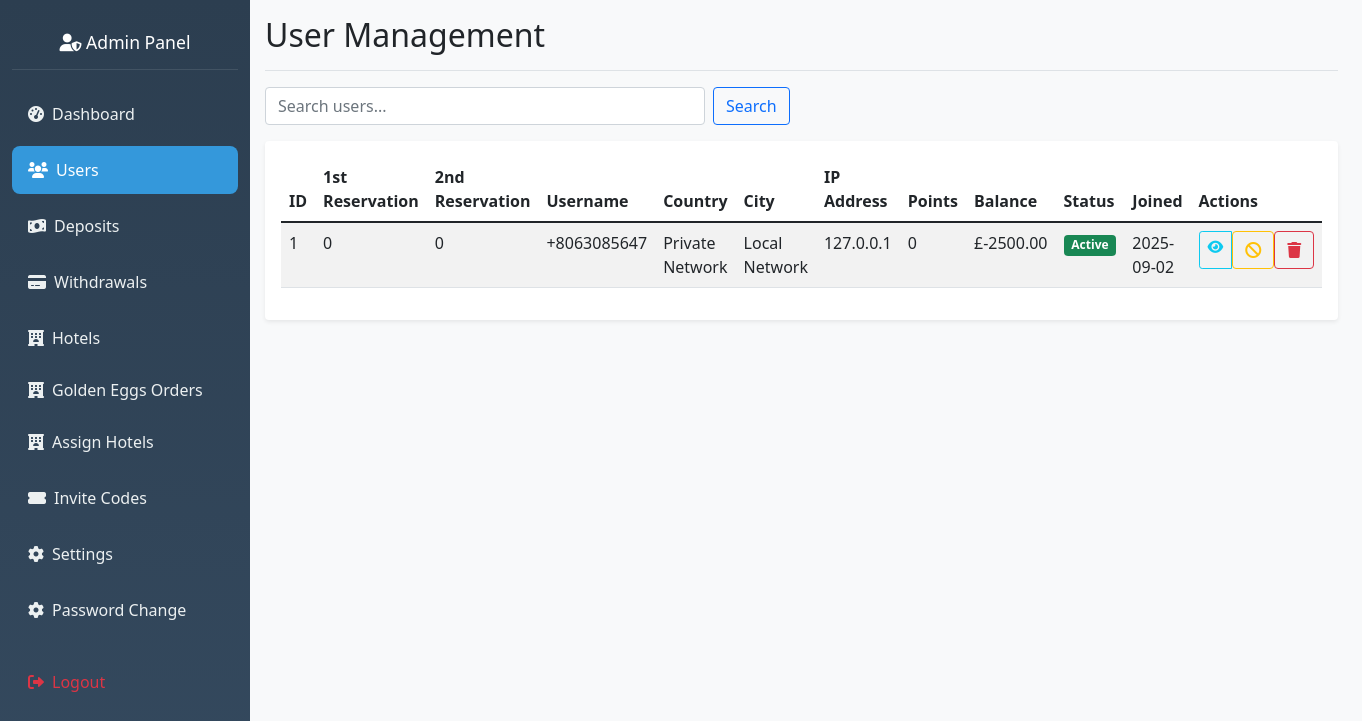
The page /admin/users (signed in) on the database as committed earlier.
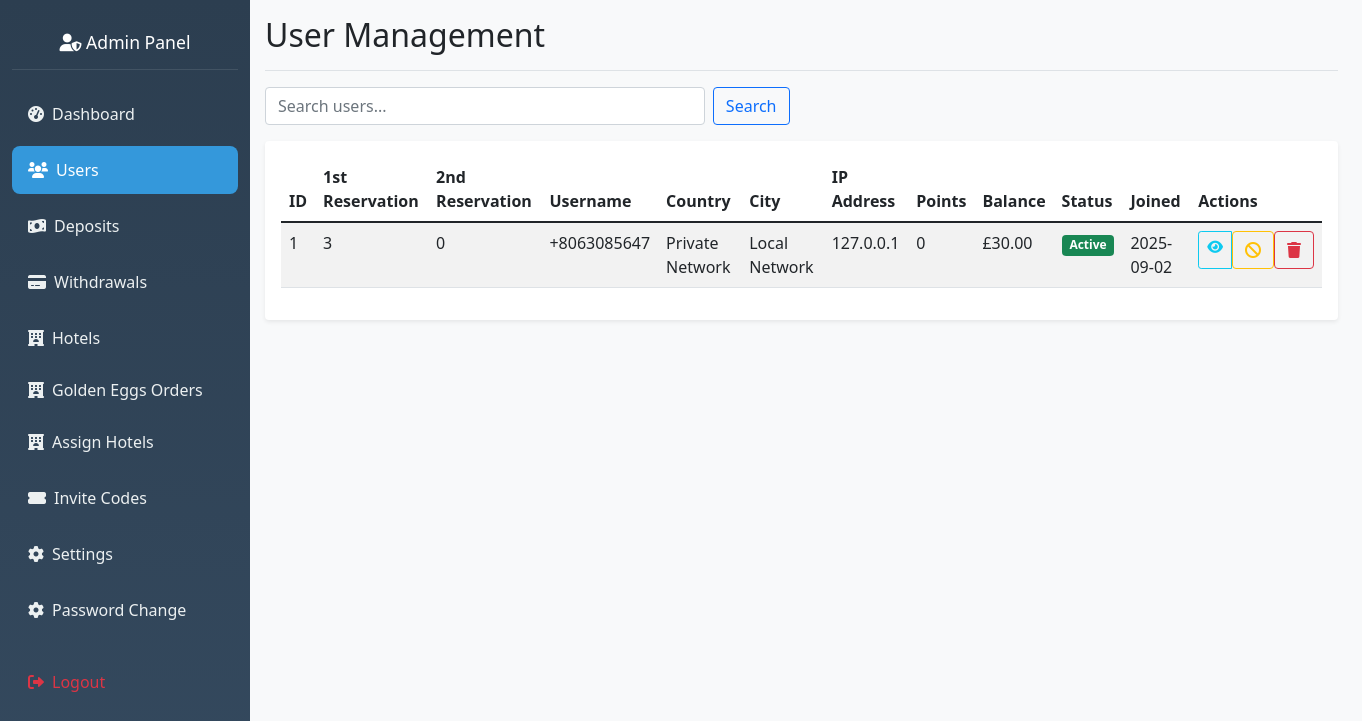
The same page on the database as committed later.
### hotel_app/models.py (models this page shows, shortened)
class User(db.Model, UserMixin):
    __tablename__ = 'user'
    id = db.Column(db.Integer, primary_key=True)
    nickname = db.Column(db.String(80))
    user_id = db.Column(db.String(6), unique=True)
    agent_id = db.Column(db.String(6), unique=True)
    contact = db.Column(db.String(20))
    invitation_code = db.Column(db.String(20))
    member_points = db.Column(db.Integer, default=0)
    trial_bonus = db.Column(db.Float, default=564.00)
    balance = db.Column(db.Float, default=0.00)
    total_deposits = db.Column(db.Float, default=0.0)
    vip_level = db.Column(db.String(10), default='VIP0')
    withdrawal_password = db.Column(db.String(100))
    password_hash = db.Column(db.String(100))
    is_active = db.Column(db.Boolean, default=False)
    created_at = db.Column(db.DateTime, default=datetime.utcnow)
    session_locked = db.Column(db.Boolean, default=False)
    total_commission_earned = db.Column(db.Float, default=0.0)
    first_session_completed = db.Column(db.Boolean, default=False)
    session_reset_date = db.Column(db.String)
    bound_wallet_type = db.Column(db.String(20))
    max_first_session_reservations = db.Column(db.Integer, default=35)
    wallet_bound_at = db.Column(db.DateTime)
    second_session_reservations_count = db.Column(db.Integer, default=0)
    second_session_commission = db.Column(db.Float, default=0.0)
    bound_wallet_address = db.Column(db.String(200))
    first_session_commission = db.Column(db.Float, default=0.0)
    first_session_reservations_count = db.Column(db.Integer, default=0)
    current_session = db.Column(db.String(10), default='first')
    revolut_name = db.Column(db.String(100))
    revolut_iban = db.Column(db.String(50))
    revolut_revtag = db.Column(db.String(20))
    ip_address = db.Column(db.String(45))  # IPv6 can be up to 45 characters
    country = db.Column(db.String(100))
    country_code = db.Column(db.String(2))
    region = db.Column(db.String(100))
    city = db.Column(db.String(100))
    latitude = db.Column(db.Float)
    longitude = db.Column(db.Float)
    timezone = db.Column(db.String(50))
    isp = db.Column(db.String(255))
    last_location_update = db.Column(db.DateTime, default=datetime.utcnow)
    current_session = db.Column(db.String(10), default='first')  # 'first' or 'second'
    session_reset_date = db.Column(db.Date)  # Date when session was last reset
    first_session_completed = db.Column(db.Boolean, default=False)
    first_session_reservations_count = db.Column(db.Integer, default=0)
    second_session_reservations_count = db.Column(db.Integer, default=0)
    max_first_session_reservations = db.Column(db.Integer, default=35)
    session_locked = db.Column(db.Boolean, default=False)  # Lock between sessions
    total_commission_earned = db.Column(db.Float, default=0.0)  # Total commissions earned
    first_session_commission = db.Column(db.Float, default=0.0)  # Commission from first session
    second_session_commission = db.Column(db.Float, default=0.0)  # Commission from second session
    reservations = db.relationship('Reservation', backref='user', cascade="all, delete-orphan",
        passive_deletes=True,lazy=True)
    deposit_requests = db.relationship('DepositRequest', backref='user', lazy=True)
    withdrawal_requests = db.relationship('WithdrawalRequest', backref='user', lazy=True)
    hotel_assignments = db.relationship('UserHotelAssignment', backref='user',cascade="all, delete-orphan",
        passive_deletes=True, lazy=True)
    hotel_ratings = db.relationship('UserHotelRating', backref='user', lazy=True)

### hotel_app/routes.py (the view)
@app.route('/admin/users')
@admin_required
def view_users():
    page = request.args.get('page', 1, type=int)
    search = request.args.get('search', '')
    vip_filter = request.args.get('vip_level', '')
    users_query = User.query
    if search:
        users_query = users_query.filter(
            User.nickname.contains(search) |
            User.user.agent_id.contains(search)
        )
    if vip_filter:
        users_query = users_query.filter(User.vip_level == vip_filter)
    users = users_query.order_by(User.id.desc()).paginate(
        page=page, per_page=20, error_out=False
    )
    vip_levels = ['vip0', 'vip1', 'vip2', 'vip3']
    return render_template('admin_users.html',
                         users=users,
                         search=search,
                         vip_levels=vip_levels,
                         current_vip_filter=vip_filter)

### hotel_app/routes.py (called while the page is built)
def admin_required(f):
    @wraps(f)
    def wrapper(*args, **kwargs):
        admin_id = session.get('admin_id')
        if not admin_id:
            flash("Admin login required.", "danger")
            return redirect(url_for('admin_login'))
        admin = Admin.query.get(admin_id)
        if not admin or not admin.is_active:
            session.pop('admin_id', None)
            flash("Admin access denied.", "danger")
            return redirect(url_for('admin_login'))
        g.current_admin = admin
        return f(*args, **kwargs)
    return wrapper

@app.before_request
def check_admin_routes():
    if request.endpoint and request.endpoint.startswith('admin_') and request.endpoint != 'admin_login':
        if 'admin_id' not in session:
            return redirect(url_for('admin_login'))

### hotel_app/templates/admin_users.html (shortened to what this page needs)
{% extends "admin_base.html" %}
{% block content %}
<div class="d-flex justify-content-between flex-wrap flex-md-nowrap align-items-center pb-2 mb-3 border-bottom">
    <h1 class="h2">User Management</h1>
</div>
<div class="row mb-3">
    <div class="col-md-6">
        <form method="GET" class="d-flex">
            <input type="text" class="form-control me-2" name="search" value="{{ search }}" placeholder="Search users...">
            <button type="submit" class="btn btn-outline-primary">Search</button>
        </form>
    </div>
</div>
<div class="card">
    <div class="card-body">
        <div class="table-responsive">
            <table class="table table-striped">
                <thead>
                    <tr>
                        <th>ID</th>
                        <th>1st Reservation</th>
                        <th>2nd Reservation</th>
                        <th>Username</th>
                        <th>Country</th>
                        <th>City</th>
                        <th>IP Address</th>
                        <th>Points</th>
                        <th>Balance</th>
                        <th>Status</th>
                        <th>Joined</th>
                        <th>Actions</th>
                    </tr>
                </thead>
                <tbody>
                    {% for user in users.items %}
                    <tr>
                        <td>{{ user.id }}</td>
                        <td>{{ user.first_session_reservations_count }}</td>
                        <td>{{ user.second_session_reservations_count }}</td>
                        <td>{{ user.contact }}</td>
                        <td>{{ user.country }}</td>
                        <td>{{ user.city }}</td>
                        <td>{{ user.ip_address }}</td>
                        <td>{{ user.member_points }}</td>
                        <td>£{{ "%.2f"|format(user.balance or 0) }}</td>
                        <td>
                            <span class="badge bg-{{ 'success' if user.is_active else 'secondary' }}">
                                {{ 'Active' if user.is_active else 'Inactive' }}
                            </span>
                        </td>
                        <td>{{ user.created_at.strftime('%Y-%m-%d') if user.created_at else 'N/A' }}</td>
                        <td>
                            <div class="btn-group btn-group-sm">
                                <a href="{{ url_for('view_user_details', user_id=user.id) }}" class="btn btn-outline-info">
                                    <i class="fas fa-eye"></i>
                                </a>
                                <form method="POST" action="{{ url_for('toggle_user', user_id=user.id) }}" class="d-inline">
                                    <button type="submit" class="btn btn-outline-{{ 'warning' if user.is_active else 'success' }}">
                                        <i class="fas fa-{{ 'ban' if user.is_active else 'check' }}"></i>
                                    </button>
                                </form>
                                <form method="POST" action="{{ url_for('delete_user', user_id=user.id) }}" class="d-inline"
                                      onsubmit="return confirm('Are you sure you want to delete this user?')">
                                    <button type="submit" class="btn btn-outline-danger">
                                        <i class="fas fa-trash"></i>
                                    </button>
                                </form>
                            </div>
                        </td>
                    </tr>
                    {% endfor %}
                </tbody>
            </table>
        </div>
    </div>
</div>
{% endblock %}

Rows that differ between the two databases and show on the page:
changed User "Private Network": first_session_reservations_count "0" → "3"; balance "-2500.00" → "30.00"
